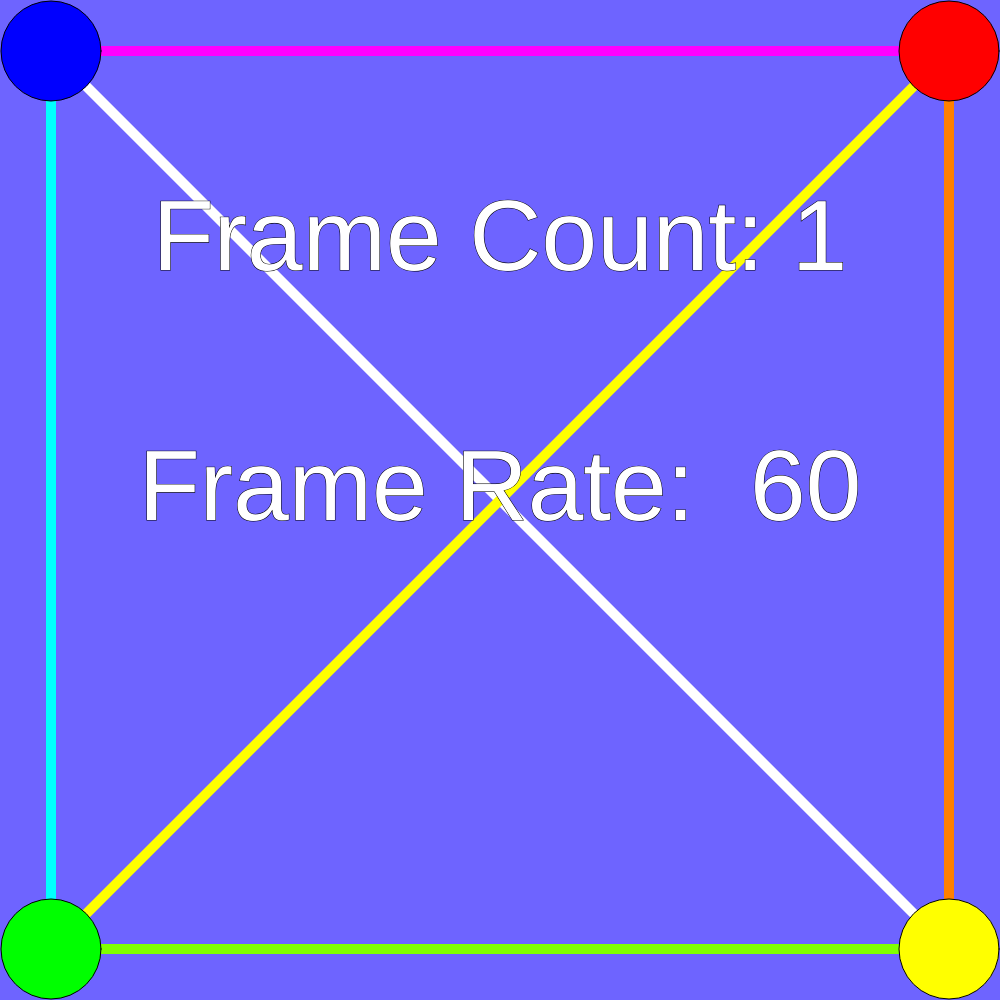
Frame 1 (no input)
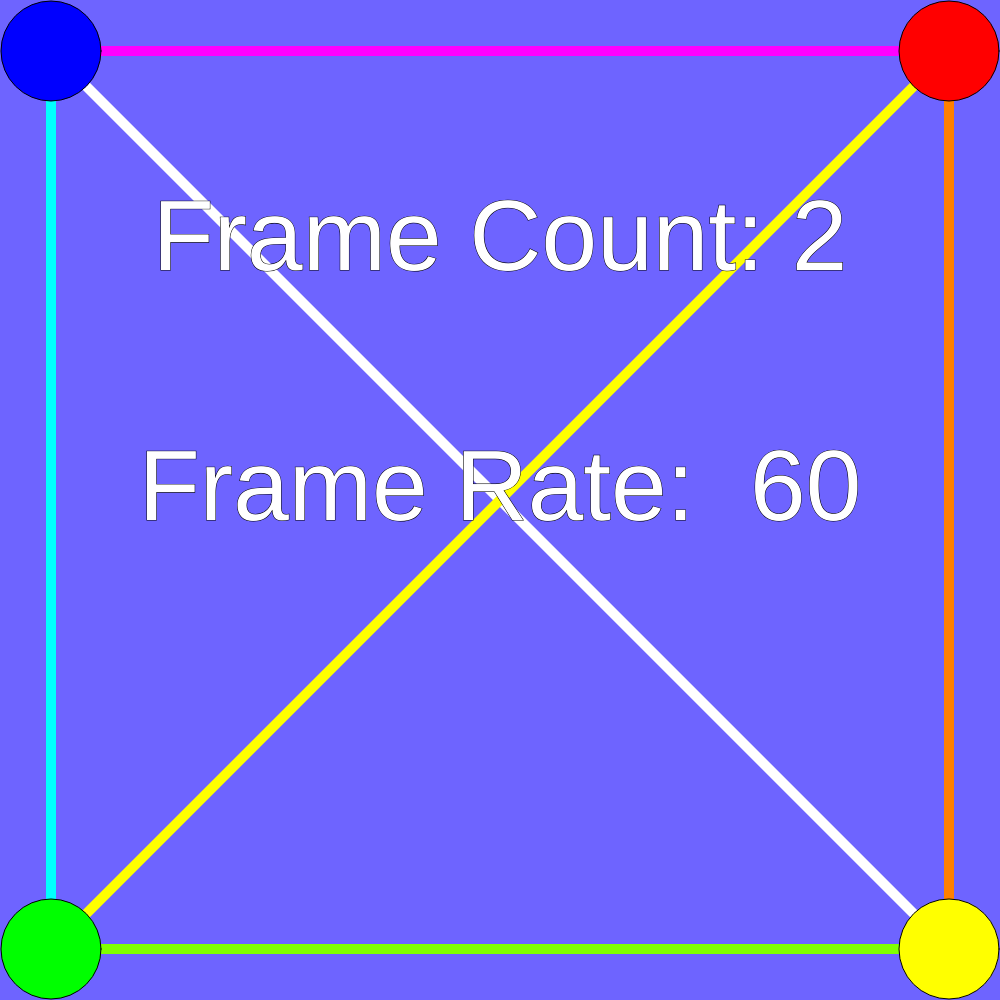
Frame 2 (the mouse pressed at the canvas centre, redrawn once)

The p5.js sketch that drew these frames (run headless with seeded random() and noise() and a simulated clock; the mouse was pressed at the canvas centre and the sketch redrawn once):

// p5.js sketch
// ── sketch.js
//DAT405 / GAD405
//00_Template
//The purpose of this sketch is to provide a basic template
//for P5.js projects

//Initialization function
function setup() {
  //Print a message to the console - to view using Chrome:
  //View > Developer > Developer Tools > Console
  console.log("Initialisation:A OK")
  createCanvas(1000,1000);

  frameRate(60);

  textSize(100)
  textAlign(CENTER)

  fill(255,0,0)
  rect(width/2, height/2, 20, 50);
}

//Rendering function
function draw() {
  //Set a background color
  background(110, 100, 255);



  //Print a message to the console - to view using Chrome:
  //View > Developer > Developer Tools > Console
  console.log("Rendering...")

  //this is gonna be for the shapes and lines
  //chose to have code for line before circle
  strokeWeight(10);

  stroke(255,0,255);
  line(51,51,width-51,51);

  stroke(0,255,255);
  line(51,51,51,height-51);

  stroke(255,255,255);
  line(51,51,width-51,height-51);
//top right to bottom left
  stroke(255,255,0);
  line(width-51,51,51,height-51);
  //bot left to bot right
  stroke(127.5,255,0);
  line(51,height-51,width-51,height-51);

  stroke(255,127.5,0);
  line(width-51, 51,width-51,height-51);

  strokeWeight(1);
  stroke(0);

  //1st the blue circle
fill(0,0,255);
ellipse (51,51,100,100);

//2nd circle
fill(255,0,0);
ellipse(width-51,51,100,100);

//3rd circle
fill(0,255,0);
ellipse(51, height-51, 100,100);

//4th circle
fill(255,255,0);
ellipse(width-51,height-51,100,100);

fill(255);
  text("Frame Count: " +frameCount, width/2, height/ 4+20);

  text("Frame Rate:  " + Math.round(frameRate()), width/2, height/2+20);


//the noloop will be at the bottom always
  noLoop();
}
